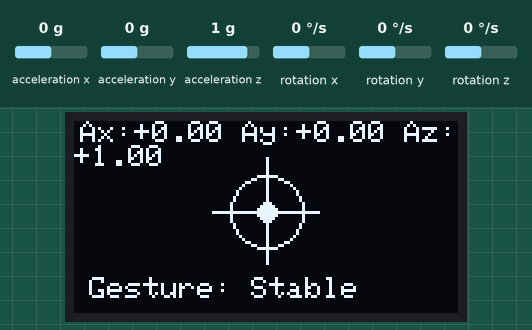
Recording of a sketch running on a simulated ESP32. Shown: 128×64 one-colour display. The test bench sets the inputs (shaded band); at power-on: acceleration z 1 g, acceleration x 0 g, acceleration y 0 g, rotation z 0 °/s, rotation x 0 °/s, rotation y 0 °/s.

Above: at 2.3 s.
2.4 s: acceleration z set to -1.4 g
At 4.18 s:
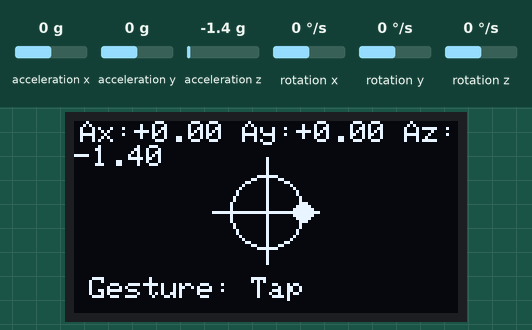
4.2 s: acceleration z set to 0.3 g
At 4.28 s:
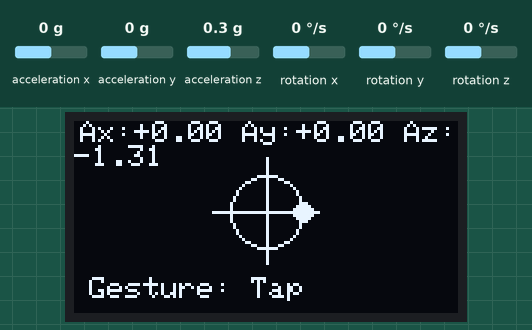
5.7 s: acceleration z set to 0.6 g
At 8.0 s:
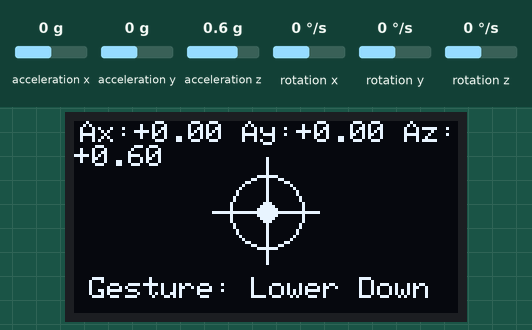
8.3 s: acceleration x set to -1.4 g
At 10.13 s:
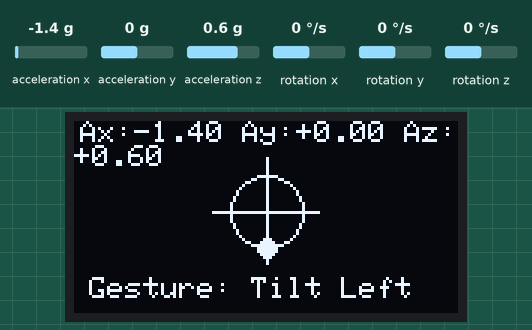
10.2 s: acceleration y set to -1.4 g
At 12.2 s:
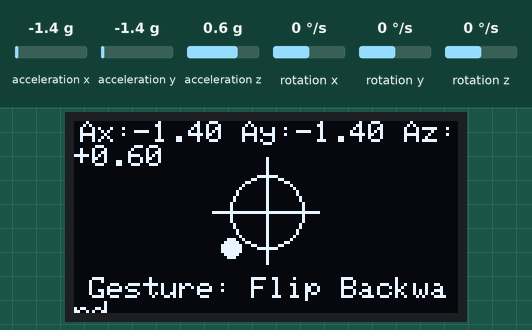
12.3 s: rotation z set to -192 °/s
At 13.7 s:
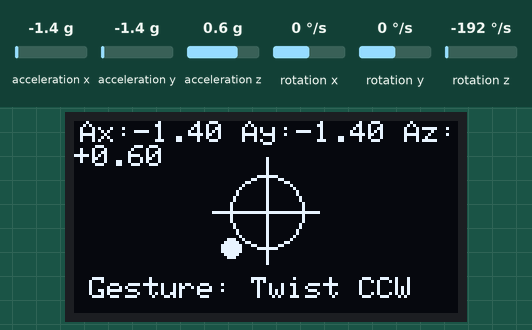

Measured:
- the behaviour switches between 0.4 and 0.5 g on acceleration z (found by bisection; images 2 and 3)
- after the input at 2.4 s, the display: first changes after 0.06 s (image 1 shows a later state)
- after the input at 4.2 s, the display: changes after 0.08 s (image 2)
- after the input at 8.3 s, the display: first changes at once (image 4 shows a later state)
- after the input at 10.2 s, the display: first changes after 0.11 s (image 5 shows a later state)
- after the input at 12.3 s, the display: changes after 0.42 s (image 6)

The sketch:

sketch_v1.ino
```cpp
#include <Wire.h>
#include <MPU6050.h>
#include <Adafruit_SSD1306.h>
#include <Adafruit_GFX.h>
#include <math.h>

#define SDA_PIN 21
#define SCL_PIN 22
#define SCREEN_WIDTH 128
#define SCREEN_HEIGHT 64
#define BUFFER_SIZE 20

MPU6050 mpu;
Adafruit_SSD1306 display(SCREEN_WIDTH, SCREEN_HEIGHT, &Wire, -1);

struct SensorData {
  float ax, ay, az;
  float gx, gy, gz;
};
SensorData buffer[BUFFER_SIZE];
int indexBuffer = 0;
bool bufferFilled = false;

float restAx = 0, restAy = 0, restAz = 1;
float rollOffset = 0, pitchOffset = 0;
float filteredRoll = 0, filteredPitch = 0;
String currentGesture = "Calibrating...";
int stableFrames = 0;

// ---------------- Utility ----------------
float computeAverage(float arr[], int n) {
  float sum = 0;
  for (int i = 0; i < n; i++) sum += arr[i];
  return sum / n;
}
float computeStdDev(float arr[], int n, float mean) {
  float s = 0;
  for (int i = 0; i < n; i++) s += pow(arr[i] - mean, 2);
  return sqrt(s / n);
}

// ---------------- Calibration ----------------
void calibrateSensor() {
  const int samples = 200;
  float sumAx = 0, sumAy = 0, sumAz = 0;
  for (int i = 0; i < samples; i++) {
    sumAx += mpu.getAccelerationX() / 16384.0;
    sumAy += mpu.getAccelerationY() / 16384.0;
    sumAz += mpu.getAccelerationZ() / 16384.0;
    delay(5);
  }
  restAx = sumAx / samples;
  restAy = sumAy / samples;
  restAz = sumAz / samples;

  rollOffset = atan2(restAy, restAz);
  pitchOffset = atan2(-restAx, sqrt(restAy * restAy + restAz * restAz));
}

// ---------------- Data collection ----------------
void collectData() {
  SensorData d;
  d.ax = mpu.getAccelerationX() / 16384.0;
  d.ay = mpu.getAccelerationY() / 16384.0;
  d.az = mpu.getAccelerationZ() / 16384.0;
  d.gx = mpu.getRotationX() / 131.0;
  d.gy = mpu.getRotationY() / 131.0;
  d.gz = mpu.getRotationZ() / 131.0;
  buffer[indexBuffer] = d;
  indexBuffer = (indexBuffer + 1) % BUFFER_SIZE;
  if (indexBuffer == 0) bufferFilled = true;
}

// ---------------- Shake Detection ----------------
bool detectOscillation(float arr[], int size, float threshold, int requiredFlips) {
  int signFlips = 0;
  for (int i = 1; i < size; i++) {
    if ((arr[i - 1] > threshold && arr[i] < -threshold) ||
        (arr[i - 1] < -threshold && arr[i] > threshold))
      signFlips++;
  }
  return (signFlips >= requiredFlips);
}

// ---------------- Gesture Detection ----------------
String detectGesture(float avgAx, float avgAy, float avgAz,
                     float avgGx, float avgGy, float avgGz,
                     float stdGx, float stdGy, float stdGz,
                     float axArr[], float ayArr[], float azArr[]) {

  float dAx = avgAx - restAx;
  float dAy = avgAy - restAy;
  float dAz = avgAz - restAz;

  // Stability detection
  if (stdGx < 10 && stdGy < 10 && stdGz < 10)
    stableFrames++;
  else
    stableFrames = 0;

  // --- Shake detection (oscillation-based) ---
  if (detectOscillation(axArr, BUFFER_SIZE, 0.4, 3) ||
      detectOscillation(ayArr, BUFFER_SIZE, 0.4, 3))
    return "Shake Horizontal";
  else if (detectOscillation(azArr, BUFFER_SIZE, 0.4, 3))
    return "Shake Vertical";

  // --- Other gestures ---
  if (fabs(avgGz) > 40)
    return (avgGz > 0) ? "Twist CW" : "Twist CCW";
  else if (dAy > 0.25)
    return "Flip Forward";
  else if (dAy < -0.25)
    return "Flip Backward";
  else if (fabs(avgAz - restAz) > 0.5)
    return "Tap";
  else if (dAx > 0.18)
    return "Tilt Right";
  else if (dAx < -0.18)
    return "Tilt Left";
  else if (dAz > 0.15)
    return "Lift Up";
  else if (dAz < -0.15)
    return "Lower Down";
  else if (stableFrames > 1)
    return "Stable";
  else
    return currentGesture;
}

// ---------------- Display ----------------
void drawTiltDot(float roll, float pitch) {
  int cx = SCREEN_WIDTH / 2;
  int cy = 30;
  int radius = 12;

  display.drawFastHLine(cx - radius - 6, cy, 2 * (radius + 6), SSD1306_WHITE);
  display.drawFastVLine(cx, cy - radius - 6, 2 * (radius + 6), SSD1306_WHITE);
  display.drawCircle(cx, cy, radius, SSD1306_WHITE);

  int dx = (int)(roll * 57.3 * 0.6);
  int dy = (int)(pitch * 57.3 * 0.6);
  dx = constrain(dx, -radius, radius);
  dy = constrain(dy, -radius, radius);
  display.fillCircle(cx + dx, cy + dy, 3, SSD1306_WHITE);
}

void updateDisplay(float avgAx, float avgAy, float avgAz, float roll, float pitch) {
  display.clearDisplay();

  display.setTextSize(1);
  display.setTextColor(SSD1306_WHITE);
  display.setCursor(2, 0);
  display.printf("Ax:%+.2f Ay:%+.2f Az:%+.2f", avgAx, avgAy, avgAz);

  drawTiltDot(roll, pitch);

  display.setCursor(5, 52);
  display.printf("Gesture: %s", currentGesture.c_str());
  display.display();
}

// ---------------- Setup ----------------
void setup() {
  Wire.begin(SDA_PIN, SCL_PIN);
  Serial.begin(115200);
  mpu.initialize();
  if (!mpu.testConnection()) while (1);
  if (!display.begin(SSD1306_SWITCHCAPVCC, 0x3C)) while (1);

  display.clearDisplay();
  display.setTextSize(1);
  display.setTextColor(SSD1306_WHITE);
  display.setCursor(20, 25);
  display.println("Calibrating...");
  display.display();

  calibrateSensor();
  currentGesture = "Stable";
}

// ---------------- Loop ----------------
void loop() {
  collectData();
  if (!bufferFilled) { delay(10); return; }

  float ax[BUFFER_SIZE], ay[BUFFER_SIZE], az[BUFFER_SIZE];
  float gx[BUFFER_SIZE], gy[BUFFER_SIZE], gz[BUFFER_SIZE];
  for (int i = 0; i < BUFFER_SIZE; i++) {
    ax[i] = buffer[i].ax; ay[i] = buffer[i].ay; az[i] = buffer[i].az;
    gx[i] = buffer[i].gx; gy[i] = buffer[i].gy; gz[i] = buffer[i].gz;
  }

  float avgAx = computeAverage(ax, BUFFER_SIZE);
  float avgAy = computeAverage(ay, BUFFER_SIZE);
  float avgAz = computeAverage(az, BUFFER_SIZE);
  float avgGx = computeAverage(gx, BUFFER_SIZE);
  float avgGy = computeAverage(gy, BUFFER_SIZE);
  float avgGz = computeAverage(gz, BUFFER_SIZE);
  float stdGx = computeStdDev(gx, BUFFER_SIZE, avgGx);
  float stdGy = computeStdDev(gy, BUFFER_SIZE, avgGy);
  float stdGz = computeStdDev(gz, BUFFER_SIZE, avgGz);

  currentGesture = detectGesture(avgAx, avgAy, avgAz, avgGx, avgGy, avgGz,
                                 stdGx, stdGy, stdGz, ax, ay, az);

  float newRoll = atan2(avgAy, avgAz) - rollOffset;
  float newPitch = atan2(-avgAx, sqrt(avgAy * avgAy + avgAz * avgAz)) - pitchOffset;

  filteredRoll = filteredRoll * 0.7 + newRoll * 0.3;
  filteredPitch = filteredPitch * 0.7 + newPitch * 0.3;

  updateDisplay(avgAx, avgAy, avgAz, filteredRoll, filteredPitch);

  delay(60);
}
```
